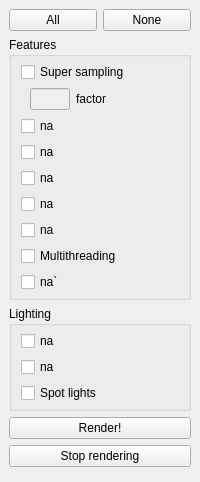
  <widget class="QDockWidget" name="rayDock">
   <property name="windowTitle">
    <string>&amp;Ray</string>
   </property>
   <attribute name="dockWidgetArea">
    <number>1</number>
   </attribute>
   <widget class="QWidget" name="rayDockContents">
    <layout class="QVBoxLayout" name="verticalLayout_4">
     <item>
      <widget class="QWidget" name="rayAllOrNone" native="true">
       <layout class="QHBoxLayout" name="horizontalLayout">
        <property name="leftMargin">
         <number>0</number>
        </property>
        <property name="topMargin">
         <number>0</number>
        </property>
        <property name="rightMargin">
         <number>0</number>
        </property>
        <property name="bottomMargin">
         <number>0</number>
        </property>
        <item>
         <widget class="QPushButton" name="rayAllButton">
          <property name="text">
           <string>All</string>
          </property>
         </widget>
        </item>
        <item>
         <widget class="QPushButton" name="rayNoneButton">
          <property name="text">
           <string>None</string>
          </property>
         </widget>
        </item>
       </layout>
      </widget>
     </item>
     <item>
      <widget class="QGroupBox" name="rayFeatures">
       <property name="title">
        <string>Features</string>
       </property>
       <layout class="QVBoxLayout" name="verticalLayout_11">
        <property name="topMargin">
         <number>5</number>
        </property>
        <property name="bottomMargin">
         <number>5</number>
        </property>
        <item>
         <widget class="QCheckBox" name="raySuperSamping">
          <property name="text">
           <string>Super sampling</string>
          </property>
         </widget>
        </item>
        <item>
         <widget class="QWidget" name="raySuperSamples" native="true">
          <property name="sizePolicy">
           <sizepolicy hsizetype="Preferred" vsizetype="Preferred">
            <horstretch>0</horstretch>
            <verstretch>0</verstretch>
           </sizepolicy>
          </property>
          <layout class="QGridLayout" name="gridLayout_7">
           <property name="topMargin">
            <number>0</number>
           </property>
           <property name="bottomMargin">
            <number>0</number>
           </property>
           <property name="horizontalSpacing">
            <number>6</number>
           </property>
           <item row="1" column="1">
            <widget class="QLabel" name="raySuperSamplesLabel">
             <property name="sizePolicy">
              <sizepolicy hsizetype="Preferred" vsizetype="Preferred">
               <horstretch>0</horstretch>
               <verstretch>0</verstretch>
              </sizepolicy>
             </property>
             <property name="text">
              <string>factor</string>
             </property>
            </widget>
           </item>
           <item row="1" column="0">
            <widget class="QLineEdit" name="raySuperSamplesTextbox">
             <property name="enabled">
              <bool>false</bool>
             </property>
             <property name="sizePolicy">
              <sizepolicy hsizetype="Expanding" vsizetype="Fixed">
               <horstretch>0</horstretch>
               <verstretch>0</verstretch>
              </sizepolicy>
             </property>
             <property name="minimumSize">
              <size>
               <width>40</width>
               <height>0</height>
              </size>
             </property>
             <property name="maximumSize">
              <size>
               <width>40</width>
               <height>16777215</height>
              </size>
             </property>
             <property name="text">
              <string/>
             </property>
            </widget>
           </item>
          </layout>
         </widget>
        </item>
        <item>
         <widget class="QCheckBox" name="rayAntiAliasing">
          <property name="text">
           <string>na</string>
          </property>
         </widget>
        </item>
        <item>
         <widget class="QCheckBox" name="rayShadows">
          <property name="text">
           <string>na</string>
          </property>
         </widget>
        </item>
        <item>
         <widget class="QCheckBox" name="rayTextureMapping">
          <property name="text">
           <string>na</string>
          </property>
         </widget>
        </item>
        <item>
         <widget class="QCheckBox" name="rayReflection">
          <property name="text">
           <string>na</string>
          </property>
         </widget>
        </item>
        <item>
         <widget class="QCheckBox" name="rayRefraction">
          <property name="text">
           <string>na</string>
          </property>
         </widget>
        </item>
        <item>
         <widget class="QCheckBox" name="rayMultiThreading">
          <property name="text">
           <string>Multithreading</string>
          </property>
         </widget>
        </item>
        <item>
         <widget class="QCheckBox" name="rayUseKDTree">
          <property name="text">
           <string>na`</string>
          </property>
         </widget>
        </item>
       </layout>
      </widget>
     </item>
     <item>
      <widget class="QGroupBox" name="rayLighting">
       <property name="title">
        <string>Lighting</string>
       </property>
       <layout class="QVBoxLayout" name="verticalLayout_9">
        <property name="topMargin">
         <number>5</number>
        </property>
        <property name="bottomMargin">
         <number>5</number>
        </property>
        <item>
         <widget class="QCheckBox" name="rayPointLights">
          <property name="text">
           <string>na</string>
          </property>
         </widget>
        </item>
        <item>
         <widget class="QCheckBox" name="rayDirectionalLights">
          <property name="text">
           <string>na</string>
          </property>
         </widget>
        </item>
        <item>
         <widget class="QCheckBox" name="raySpotLights">
          <property name="text">
           <string>Spot lights</string>
          </property>
         </widget>
        </item>
       </layout>
      </widget>
     </item>
     <item>
      <widget class="QPushButton" name="rayRenderButton">
       <property name="text">
        <string>Render!</string>
       </property>
      </widget>
     </item>
     <item>
      <widget class="QPushButton" name="rayStopRenderingButton">
       <property name="text">
        <string>Stop rendering</string>
       </property>
      </widget>
     </item>
     <item>
      <widget class="QWidget" name="rayDockEmptySpace" native="true">
       <property name="sizePolicy">
        <sizepolicy hsizetype="Preferred" vsizetype="Expanding">
         <horstretch>0</horstretch>
         <verstretch>0</verstretch>
        </sizepolicy>
       </property>
      </widget>
     </item>
    </layout>
   </widget>
  </widget>
